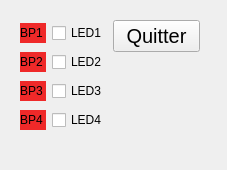
<?xml version="1.0" encoding="UTF-8"?>
<ui version="4.0">
 <class>WidgetUSB202</class>
 <widget class="QWidget" name="WidgetUSB202">
  <property name="geometry">
   <rect>
    <x>0</x>
    <y>0</y>
    <width>227</width>
    <height>170</height>
   </rect>
  </property>
  <property name="windowTitle">
   <string>WidgetUSB202</string>
  </property>
  <widget class="QWidget" name="layoutWidget">
   <property name="geometry">
    <rect>
     <x>20</x>
     <y>20</y>
     <width>180</width>
     <height>114</height>
    </rect>
   </property>
   <layout class="QHBoxLayout" name="horizontalLayout_5">
    <item>
     <layout class="QVBoxLayout" name="verticalLayout">
      <item>
       <layout class="QHBoxLayout" name="horizontalLayout">
        <item>
         <widget class="QLabel" name="label_BP1">
          <property name="styleSheet">
           <string notr="true">background-color: rgb(239, 41, 41);
text-align: center;</string>
          </property>
          <property name="text">
           <string>BP1</string>
          </property>
         </widget>
        </item>
        <item>
         <widget class="QCheckBox" name="checkBox_LED1">
          <property name="text">
           <string>LED1</string>
          </property>
         </widget>
        </item>
       </layout>
      </item>
      <item>
       <layout class="QHBoxLayout" name="horizontalLayout_2">
        <item>
         <widget class="QLabel" name="label_BP2">
          <property name="styleSheet">
           <string notr="true">background-color: rgb(239, 41, 41);
text-align: center;</string>
          </property>
          <property name="text">
           <string>BP2</string>
          </property>
         </widget>
        </item>
        <item>
         <widget class="QCheckBox" name="checkBox_LED2">
          <property name="text">
           <string>LED2</string>
          </property>
         </widget>
        </item>
       </layout>
      </item>
      <item>
       <layout class="QHBoxLayout" name="horizontalLayout_3">
        <item>
         <widget class="QLabel" name="label_BP3">
          <property name="styleSheet">
           <string notr="true">background-color: rgb(239, 41, 41);
text-align: center;</string>
          </property>
          <property name="text">
           <string>BP3</string>
          </property>
         </widget>
        </item>
        <item>
         <widget class="QCheckBox" name="checkBox_LED3">
          <property name="text">
           <string>LED3</string>
          </property>
         </widget>
        </item>
       </layout>
      </item>
      <item>
       <layout class="QHBoxLayout" name="horizontalLayout_4">
        <item>
         <widget class="QLabel" name="label_BP4">
          <property name="styleSheet">
           <string notr="true">background-color: rgb(239, 41, 41);
text-align: center;</string>
          </property>
          <property name="text">
           <string>BP4</string>
          </property>
         </widget>
        </item>
        <item>
         <widget class="QCheckBox" name="checkBox_LED4">
          <property name="text">
           <string>LED4</string>
          </property>
         </widget>
        </item>
       </layout>
      </item>
     </layout>
    </item>
    <item>
     <layout class="QVBoxLayout" name="verticalLayout_2">
      <item>
       <widget class="QPushButton" name="pushButtonQuitter">
        <property name="font">
         <font>
          <pointsize>15</pointsize>
         </font>
        </property>
        <property name="text">
         <string>Quitter</string>
        </property>
        <property name="iconSize">
         <size>
          <width>16</width>
          <height>16</height>
         </size>
        </property>
       </widget>
      </item>
      <item>
       <spacer name="verticalSpacer">
        <property name="orientation">
         <enum>Qt::Vertical</enum>
        </property>
        <property name="sizeHint" stdset="0">
         <size>
          <width>20</width>
          <height>40</height>
         </size>
        </property>
       </spacer>
      </item>
     </layout>
    </item>
   </layout>
  </widget>
 </widget>
 <resources/>
 <connections>
  <connection>
   <sender>pushButtonQuitter</sender>
   <signal>clicked()</signal>
   <receiver>WidgetUSB202</receiver>
   <slot>close()</slot>
   <hints>
    <hint type="sourcelabel">
     <x>150</x>
     <y>43</y>
    </hint>
    <hint type="destinationlabel">
     <x>863</x>
     <y>29</y>
    </hint>
   </hints>
  </connection>
 </connections>
</ui>
